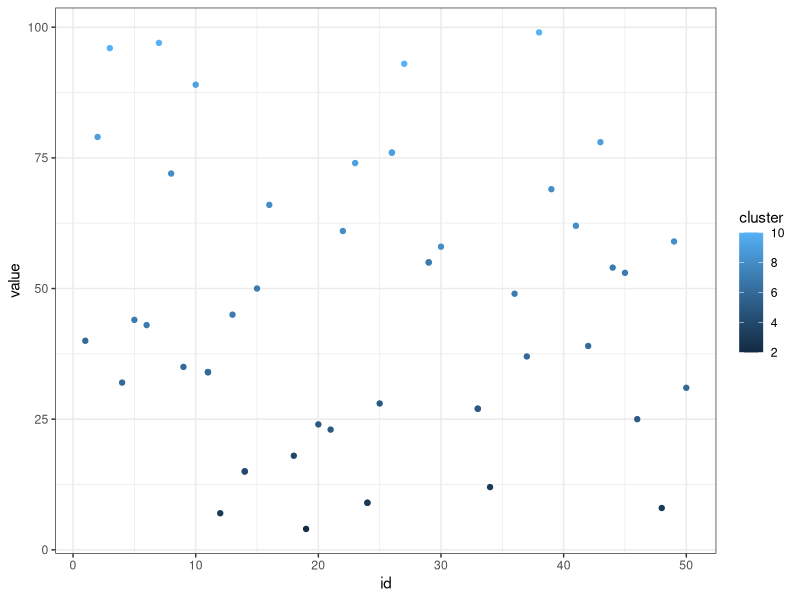

Recreate this plot in R.
# Examination Advanced R Programming
# Problem 1 ----
# a. What R package is required to run code in parallel? Provide an example of a function 
#    from that package that is used to run parallel code and discuss its most important parameters.
"library(parallel). An example of a function is parLapply, this is similar to the regular lapply function.
An important addiitional parameter is cl, a cluster object which
provides the different clusters to run parallel code."
# b. What sort of R functions are directly parallelizable, that is with minimum code changes?
"The apply family of functions is directly parallizable. So when these functions are used in non-parallel
code, minimal changes are required."

# Problem 2 ----
# a.
library(ggplot2)
build_data_object <- setRefClass("build_data_object",
                                fields = list(
                                  pValue = "numeric",
                                  cluster_id = "numeric",
                                  cluster_center = "numeric",
                                  cluster_nObservations = "numeric",
                                  observation_id = "numeric",
                                  observation_value = "numeric",
                                  observation_cluster = "numeric",
                                  observation_dCenter = "numeric",
                                  nClusters = "numeric",
                                  nObservations = "numeric"
                                ),
                                methods = list(
                                  initialize = function(p) {
                                    stopifnot(is.numeric(p))
                                    pValue <<- p
                                    nClusters <<- 0
                                    nObservations <<- 0
                                  },
                                  distance = function(x, y) {
                                    stopifnot(is.numeric(c(x, y)))
                                    return(abs(x - y)^pValue)
                                  },
                                  create_cluster = function(center) {
                                    stopifnot(is.numeric(center), (center %in% cluster_center) == FALSE)
                                    cluster_center <<- append(cluster_center, center)
                                    cluster_id <<- append(cluster_id, which(cluster_center %in% center))
                                    nClusters <<- nClusters + 1
                                  },
                                  add_observation = function(observation) {
                                    stopifnot(is.numeric(observation))
                                    observation_value <<- append(observation_value, observation)
                                    observation_id <<- append(observation_id, which(observation_value %in% observation)[1])
                                    myDistances <- sapply(1:nClusters, function(cluster) 
                                      distance(observation, cluster_center[cluster]))
                                    observation_cluster <<- append(observation_cluster,
                                                                   cluster_id[which(myDistances %in% min(myDistances))[1]])
                                    observation_dCenter <<- append(observation_dCenter,
                                                                   myDistances[which(myDistances %in% min(myDistances))[1]])
                                    nObservations <<- nObservations + 1
                                  },
                                  print = function() {
                                    for (i in 1:nClusters) {
                                      cat(paste("Observations in cluster", i, ":", "\n"))
                                      for (j in 1:nObservations) {
                                        if (observation_cluster[j] == i) {
                                          cat(paste(j, " ", sep = ""))
                                        }
                                      }
                                      cat("\n")
                                    }
                                  },
                                  plot = function() {
                                    myData<- data.frame(id = observation_id, 
                                                        value = observation_value, 
                                                        cluster = observation_cluster)
                                    ggplot(myData) +
                                      aes(x = id, y = value, color = cluster) +
                                      geom_point() +
                                      theme_bw()
                                  }
                                ))

data_obj <- build_data_object(p = 2)

# b. 
for (i in 1:10) {
  data_obj$create_cluster(i^2)
}

data_obj

# c. 
for (i in 1:50) {
  data_obj$add_observation(round(runif(n = 1, min = 0, max = 100), 0))
}

data_obj

# d.
data_obj$print()
data_obj$plot()

# Problem 3 ----
# a.
my_binom_coef <- function(n, k) {
  stopifnot(is.numeric(c(n, k)))
  return(factorial(n) / (factorial(n - k) * factorial(k)))
}

my_binom_coef(10, 8)

my_binom_coef2 <- function(n, k) {
  nValue <- 1
  for (i in 1:n) {
    nValue <- nValue * i
    if (i == (n - k)) {
      n_kValue <- nValue
    }
    if (i == k) {
      kValue <- nValue
    }
  }
  return(nValue / (n_kValue * kValue))
}

my_binom_coef2(10, 8)

# b.
"O(1) or O(n)"

# c.
library(testthat)
x <- my_binom_coef(10, 8)
expect_equal(x, choose(10, 8))
y <- my_binom_coef2(10, 8)
expect_equal(y, choose(10,8))
